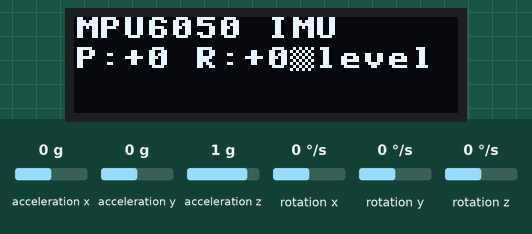
A program run on a simulated Raspberry Pi Pico running MicroPython. Parts: 128×32 one-colour display. The test bench sets the inputs (shaded band); at power-on: acceleration x 0 g, acceleration y 0 g, acceleration z 1 g, rotation x 0 °/s, rotation y 0 °/s, rotation z 0 °/s. Files that are not in the repository are absent; what the program prints to the serial console is not drawn.

Above: at 3.3 s.
3.4 s: acceleration x set to -1.4 g
At 4.6 s:
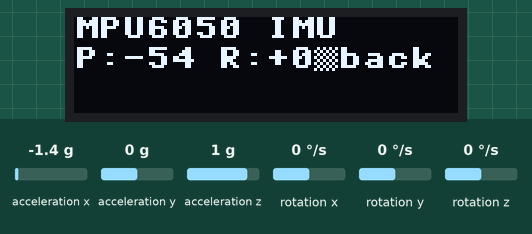
5.0 s: acceleration y set to -1.4 g
At 5.4 s:
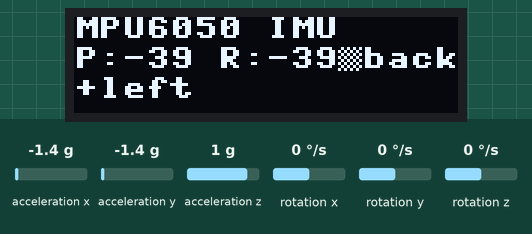
6.5 s: acceleration x set to 0 g
At 7.4 s:
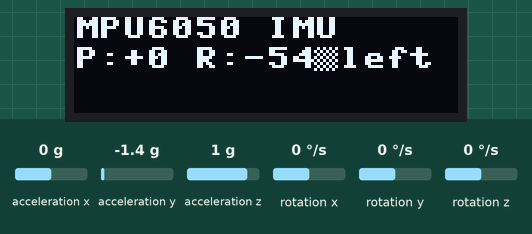
8.0 s: acceleration y set to 0.8 g
At 9.2 s:
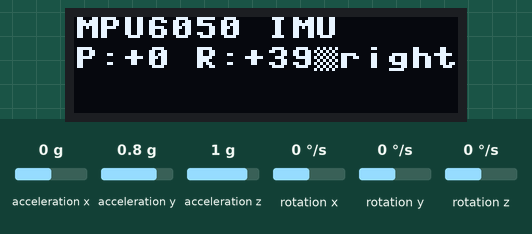
9.5 s: acceleration x set to -0.8 g
At 10.3 s:
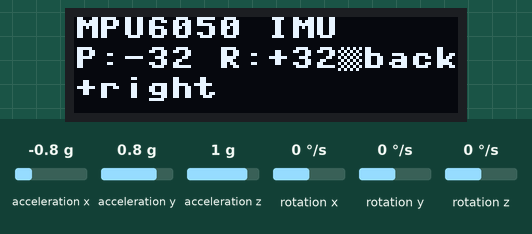
11.1 s: acceleration x set to 0.8 g
At 12.4 s:
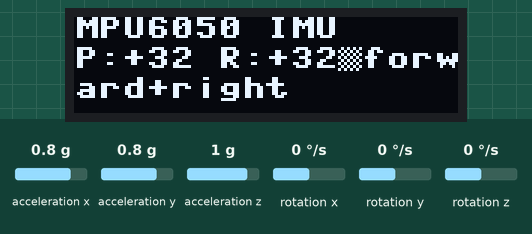
Timing chart, 0 to 13.6 s (numbered marks = the images above; inputs shaded):
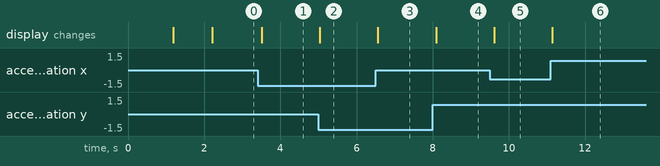

Measured:
- after the input at 3.4 s, the display: changes after 0.12 s (image 1)
- after the input at 5.0 s, the display: changes at once (image 2)
- after the input at 6.5 s, the display: changes after 0.06 s (image 3)
- after the input at 8.0 s, the display: changes after 0.09 s (image 4)
- after the input at 9.5 s, the display: changes after 0.11 s (image 5)
- after the input at 11.1 s, the display: changes at once (image 6)

The program:

mpu6050_test.py
```python
"""
MPU-6050 Accelerometer/Gyroscope Test Script
Communication: I2C (default address 0x68)
Uses I2C0: SDA=GP4, SCL=GP5
Displays sensor data on OLED screen
"""

import machine
import time
import math
try:
    import display
except ImportError:
    display = None

# ========== MPU-6050 Configuration ==========
MPU6050_ADDR = 0x68      # Default I2C address
SDA_PIN = 8              # GP4
SCL_PIN = 9              # GP5
I2C_BUS = 0              # I2C0
I2C_FREQ = 400_000       # 400kHz

# MPU-6050 Register Addresses
PWR_MGMT_1 = 0x6B        # Power management
WHO_AM_I = 0x75          # Device ID register
ACCEL_XOUT_H = 0x3B      # Accelerometer data start
GYRO_XOUT_H = 0x43       # Gyroscope data start

# Conversion factors
ACCEL_SCALE = 16384.0    # +/-2g range
GYRO_SCALE = 131.0       # +/-250 deg/s range


class MPU6050:
    """MPU-6050 6-axis accelerometer/gyroscope driver for MicroPython."""

    def __init__(self, i2c, address=MPU6050_ADDR):
        self.i2c = i2c
        self.address = address
        self.initialized = False

    def _read_byte(self, reg):
        """Read a single byte from a register."""
        return self.i2c.readfrom_mem(self.address, reg, 1)[0]

    def _write_byte(self, reg, value):
        """Write a single byte to a register."""
        self.i2c.writeto_mem(self.address, reg, bytes([value]))

    def _read_word(self, reg):
        """Read a 16-bit signed word from a register (big-endian)."""
        data = self.i2c.readfrom_mem(self.address, reg, 2)
        value = (data[0] << 8) | data[1]
        # Convert to signed
        if value > 32767:
            value -= 65536
        return value

    def detect(self):
        """Check if MPU-6050 is present on I2C bus."""
        try:
            devices = self.i2c.scan()
            if self.address in devices:
                who_am_i = self._read_byte(WHO_AM_I)
                # MPU-6050 returns 0x68, but some clones return 0x72 or 0x73
                if who_am_i in (0x68, 0x72, 0x73):
                    return True
                else:
                    print(f"Warning: Unexpected WHO_AM_I: 0x{who_am_i:02X}")
                    return True  # Try to use it anyway
            return False
        except Exception as e:
            print(f"Detection error: {e}")
            return False

    def init(self):
        """Initialize the MPU-6050 sensor."""
        try:
            if not self.detect():
                print("MPU-6050 not detected on I2C bus!")
                return False

            # Wake up the sensor (default is sleep mode)
            self._write_byte(PWR_MGMT_1, 0x00)
            time.sleep(0.1)

            # Set accelerometer range to +/-2g (default)
            # Set gyroscope range to +/-250 deg/s (default)
            # These are already defaults, but we could configure if needed

            self.initialized = True
            print("MPU-6050 initialized successfully")
            return True

        except Exception as e:
            print(f"Initialization error: {e}")
            return False

    def read_accel_raw(self):
        """Read raw accelerometer values (X, Y, Z)."""
        try:
            x = self._read_word(ACCEL_XOUT_H)
            y = self._read_word(ACCEL_XOUT_H + 2)
            z = self._read_word(ACCEL_XOUT_H + 4)
            return x, y, z
        except Exception as e:
            print(f"Read accel error: {e}")
            return None, None, None

    def read_gyro_raw(self):
        """Read raw gyroscope values (X, Y, Z)."""
        try:
            x = self._read_word(GYRO_XOUT_H)
            y = self._read_word(GYRO_XOUT_H + 2)
            z = self._read_word(GYRO_XOUT_H + 4)
            return x, y, z
        except Exception as e:
            print(f"Read gyro error: {e}")
            return None, None, None

    def read_accel(self):
        """Read accelerometer values in g (gravity units)."""
        ax, ay, az = self.read_accel_raw()
        if ax is None:
            return None, None, None
        return ax / ACCEL_SCALE, ay / ACCEL_SCALE, az / ACCEL_SCALE

    def read_gyro(self):
        """Read gyroscope values in degrees/second."""
        gx, gy, gz = self.read_gyro_raw()
        if gx is None:
            return None, None, None
        return gx / GYRO_SCALE, gy / GYRO_SCALE, gz / GYRO_SCALE

    def get_tilt(self):
        """Calculate pitch and roll angles from accelerometer in degrees."""
        ax, ay, az = self.read_accel()
        if ax is None:
            return None, None

        # Calculate pitch (rotation around Y-axis)
        pitch = math.degrees(math.atan2(ax, math.sqrt(ay * ay + az * az)))

        # Calculate roll (rotation around X-axis)
        roll = math.degrees(math.atan2(ay, math.sqrt(ax * ax + az * az)))

        return pitch, roll

    def get_orientation(self, threshold=15.0):
        """
        Classify orientation based on tilt angles.
        Returns: "level", "forward", "back", "right", "left", or combined states.
        """
        pitch, roll = self.get_tilt()
        if pitch is None:
            return "error"

        if abs(pitch) < threshold and abs(roll) < threshold:
            return "level"

        states = []
        if pitch > threshold:
            states.append("forward")
        elif pitch < -threshold:
            states.append("back")

        if roll > threshold:
            states.append("right")
        elif roll < -threshold:
            states.append("left")

        return "+".join(states) if states else "level"


def format_sensor_data(sensor):
    """Format sensor data for OLED display (compact format)."""
    pitch, roll = sensor.get_tilt()
    if pitch is None:
        return "Read error"

    orientation = sensor.get_orientation()

    # Format: "P:±XX R:±XX" and orientation on separate lines
    return f"P:{pitch:+.0f} R:{roll:+.0f}\n{orientation}"


def main():
    """Main loop: continuously read sensor and display data."""
    print("MPU-6050 Accelerometer/Gyroscope Test")
    print(f"I2C: Bus {I2C_BUS}, Address 0x{MPU6050_ADDR:02X}")
    print(f"Pins: SDA=GP{SDA_PIN}, SCL=GP{SCL_PIN}")
    print("Press Ctrl+C to stop")
    print("-" * 40)

    # Check if display is available
    use_display = display is not None and hasattr(display, 'display') and display.display is not None

    if use_display:
        display.update_display(header="MPU6050 Init", text="Starting...")
        time.sleep(1)

    # Initialize I2C
    print(f"\n[1] Initializing I2C on GP{SDA_PIN} (SDA) and GP{SCL_PIN} (SCL)...")
    i2c = machine.I2C(I2C_BUS, sda=machine.Pin(SDA_PIN), scl=machine.Pin(SCL_PIN), freq=I2C_FREQ)
    time.sleep(0.01)

    # Scan for devices
    devices = i2c.scan()
    print(f"   Found {len(devices)} I2C device(s): {', '.join('0x{:02X}'.format(a) for a in devices)}")

    if MPU6050_ADDR not in devices:
        print(f"   ERROR: MPU-6050 not found at 0x{MPU6050_ADDR:02X}")
        if use_display:
            display.update_display(header="MPU6050 Error", text="Not detected")
        return

    # Initialize sensor
    print(f"\n[2] Initializing MPU-6050 sensor...")
    sensor = MPU6050(i2c, address=MPU6050_ADDR)

    if not sensor.init():
        print("   ERROR: Failed to initialize MPU-6050!")
        if use_display:
            display.update_display(header="MPU6050 Error", text="Init failed")
        return

    # Check WHO_AM_I
    who_am_i = sensor._read_byte(WHO_AM_I)
    print(f"   WHO_AM_I: 0x{who_am_i:02X} (MPU-6050)")

    print("\n[3] Streaming sensor data (5 per second)...")
    if use_display:
        display.update_display(header="MPU6050 Ready", text="Reading...")
        time.sleep(1)

    try:
        measurement_count = 0
        while True:
            # Read sensor data
            ax, ay, az = sensor.read_accel()
            gx, gy, gz = sensor.read_gyro()
            pitch, roll = sensor.get_tilt()
            orientation = sensor.get_orientation()

            # Format for display (compact, 2 lines)
            if pitch is not None:
                display_text = f"P:{pitch:+.0f} R:{roll:+.0f}\n{orientation}"
            else:
                display_text = "Read error"

            # Update OLED display (if available)
            if use_display:
                display.update_display(
                    header="MPU6050 IMU",
                    text=display_text,
                    icon='robot'  # Optional icon
                )

            # Print to console
            measurement_count += 1
            if ax is not None:
                message1 = f"[{measurement_count:04d}] "
                message2 = f"Accel: X={ax:+.3f}g Y={ay:+.3f}g Z={az:+.3f}g | "
                message3 = f"Gyro: X={gx:+.1f}d/s Y={gy:+.1f}d/s Z={gz:+.1f}d/s |"
                message4 = f"Pitch={pitch:+.1f}deg Roll={roll:+.1f}deg | {orientation}"
                print(message1, message2, message3, message4)
            else:
                print(f"[{measurement_count:04d}] Read error")

            # Wait before next measurement (5 measurements per second)
            time.sleep(0.2)

    except KeyboardInterrupt:
        print("\n" + "-" * 40)
        print("Test stopped by user")
        if use_display:
            display.update_display(header="MPU6050", text="Test stopped")
            time.sleep(1)
    except Exception as e:
        print(f"\nUnexpected error: {e}")
        if use_display:
            display.update_display(header="MPU6050 Error", text=str(e)[:20])
        time.sleep(2)


if __name__ == '__main__':
    main()
```

display.py
```python
import machine
import ssd1306
import framebuf
import icons

display = None

def initialize_display():
    global display
    i2c = machine.I2C(1, sda=machine.Pin(18), scl=machine.Pin(19))
    devices = i2c.scan()
    print('I2C devices found:', devices)
    try:
        display = ssd1306.SSD1306_I2C(128, 32, i2c)
        display.fill(0)
        display.text('Screen on', 0, 0, 1)
        display.show()
        return True
    except Exception as e:
        print("OLED display not detected or initialization failed.")
        return False

def draw_icon(icon_data, x, y):
    size = len(icon_data)
    bytes_per_row = (size + 7) // 8
    byte_data = bytearray(bytes_per_row * size)
    for row in range(size):
        for col in range(size):
            if icon_data[row] & (1 << (size - 1 - col)):
                byte_data[row * bytes_per_row + col // 8] |= (1 << (7 - (col % 8)))
    fb = framebuf.FrameBuffer(byte_data, size, size, framebuf.MONO_HLSB)
    display.blit(fb, x, y)

def update_display(header=None, text=None, y_start=10, line_height=10, icon=None):
    if display is None:
        print("Display not initialized.")
        return

    display.fill(0)

    icon_data = getattr(icons, icon, None) if icon else None
    icon_width = len(icon_data) if icon_data else 0

    if header:
        display.text(header, 0, 0, 1)

    if text:
        max_chars = (128 - icon_width) // 8
        lines = [text[i:i + max_chars] for i in range(0, len(text), max_chars)]
        y = y_start
        for line in lines:
            display.text(line, 0, y, 1)
            y += line_height
            if y + line_height > 32:
                break

    if icon_data:
        size = len(icon_data)
        draw_icon(icon_data, 128 - size, (32 - size) // 2)

    display.show()


if initialize_display():
    update_display(header="Screen", icon='robot')
else:
    print("Failed to initialize the display. Cannot display text.")
```

icons.py
```python
import json

try:
    with open('icons.json') as f:
        _data = json.load(f)
    for _k, _v in _data.items():
        globals()[_k] = _v
except Exception as e:
    print('icons: failed to load icons.json:', e)
```
